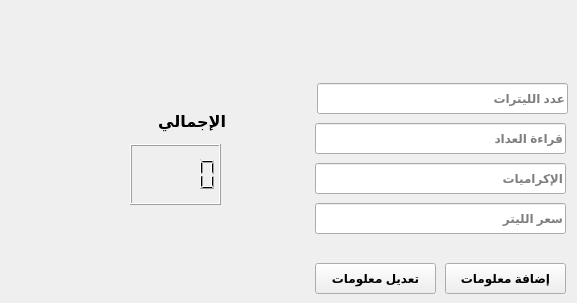
    <widget class="QWidget" name="tab_2">
     <attribute name="title">
      <string>الوقود</string>
     </attribute>
     <widget class="QLineEdit" name="lineEdit_4">
      <property name="geometry">
       <rect>
        <x>317</x>
        <y>83</y>
        <width>251</width>
        <height>31</height>
       </rect>
      </property>
      <property name="font">
       <font>
        <weight>75</weight>
        <bold>true</bold>
       </font>
      </property>
      <property name="layoutDirection">
       <enum>Qt::RightToLeft</enum>
      </property>
      <property name="placeholderText">
       <string>عدد الليترات</string>
      </property>
     </widget>
     <widget class="QLineEdit" name="lineEdit_14">
      <property name="geometry">
       <rect>
        <x>315</x>
        <y>203</y>
        <width>251</width>
        <height>31</height>
       </rect>
      </property>
      <property name="font">
       <font>
        <weight>75</weight>
        <bold>true</bold>
       </font>
      </property>
      <property name="placeholderText">
       <string>سعر الليتر</string>
      </property>
     </widget>
     <widget class="QLineEdit" name="lineEdit_15">
      <property name="geometry">
       <rect>
        <x>315</x>
        <y>163</y>
        <width>251</width>
        <height>31</height>
       </rect>
      </property>
      <property name="font">
       <font>
        <weight>75</weight>
        <bold>true</bold>
       </font>
      </property>
      <property name="placeholderText">
       <string>الإكراميات</string>
      </property>
     </widget>
     <widget class="QLineEdit" name="lineEdit_16">
      <property name="geometry">
       <rect>
        <x>315</x>
        <y>123</y>
        <width>251</width>
        <height>31</height>
       </rect>
      </property>
      <property name="font">
       <font>
        <weight>75</weight>
        <bold>true</bold>
       </font>
      </property>
      <property name="placeholderText">
       <string>قراءة العداد</string>
      </property>
     </widget>
     <widget class="QLabel" name="label">
      <property name="geometry">
       <rect>
        <x>135</x>
        <y>106</y>
        <width>91</width>
        <height>31</height>
       </rect>
      </property>
      <property name="font">
       <font>
        <pointsize>12</pointsize>
        <weight>75</weight>
        <bold>true</bold>
       </font>
      </property>
      <property name="text">
       <string>الإجمالي</string>
      </property>
     </widget>
     <widget class="QLCDNumber" name="lcdNumber">
      <property name="geometry">
       <rect>
        <x>130</x>
        <y>144</y>
        <width>91</width>
        <height>61</height>
       </rect>
      </property>
     </widget>
     <widget class="QPushButton" name="btn_Update_Fuel_Info">
      <property name="geometry">
       <rect>
        <x>315</x>
        <y>263</y>
        <width>121</width>
        <height>31</height>
       </rect>
      </property>
      <property name="font">
       <font>
        <weight>75</weight>
        <bold>true</bold>
       </font>
      </property>
      <property name="text">
       <string>تعديل معلومات</string>
      </property>
     </widget>
     <widget class="QPushButton" name="btn_Add_Fuel_Info">
      <property name="geometry">
       <rect>
        <x>445</x>
        <y>263</y>
        <width>121</width>
        <height>31</height>
       </rect>
      </property>
      <property name="font">
       <font>
        <weight>75</weight>
        <bold>true</bold>
       </font>
      </property>
      <property name="text">
       <string>إضافة معلومات</string>
      </property>
     </widget>
    </widget>
